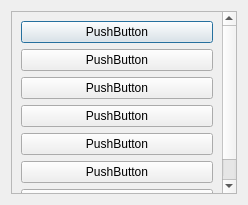
<?xml version="1.0" encoding="UTF-8"?>
<ui version="4.0">
 <class>Dialog</class>
 <widget class="QDialog" name="Dialog">
  <property name="geometry">
   <rect>
    <x>0</x>
    <y>0</y>
    <width>248</width>
    <height>205</height>
   </rect>
  </property>
  <property name="windowTitle">
   <string>Dialog</string>
  </property>
  <layout class="QGridLayout" name="gridLayout">
   <item row="0" column="0">
    <widget class="QScrollArea" name="scrollArea">
     <property name="widgetResizable">
      <bool>true</bool>
     </property>
     <widget class="QWidget" name="scrollAreaWidgetContents">
      <property name="geometry">
       <rect>
        <x>0</x>
        <y>0</y>
        <width>211</width>
        <height>215</height>
       </rect>
      </property>
      <layout class="QVBoxLayout" name="verticalLayout">
       <item>
        <widget class="QPushButton" name="pushButton">
         <property name="text">
          <string>PushButton</string>
         </property>
        </widget>
       </item>
       <item>
        <widget class="QPushButton" name="pushButton_3">
         <property name="text">
          <string>PushButton</string>
         </property>
        </widget>
       </item>
       <item>
        <widget class="QPushButton" name="pushButton_6">
         <property name="text">
          <string>PushButton</string>
         </property>
        </widget>
       </item>
       <item>
        <widget class="QPushButton" name="pushButton_7">
         <property name="text">
          <string>PushButton</string>
         </property>
        </widget>
       </item>
       <item>
        <widget class="QPushButton" name="pushButton_5">
         <property name="text">
          <string>PushButton</string>
         </property>
        </widget>
       </item>
       <item>
        <widget class="QPushButton" name="pushButton_4">
         <property name="text">
          <string>PushButton</string>
         </property>
        </widget>
       </item>
       <item>
        <widget class="QPushButton" name="pushButton_2">
         <property name="text">
          <string>PushButton</string>
         </property>
        </widget>
       </item>
      </layout>
     </widget>
    </widget>
   </item>
  </layout>
 </widget>
 <resources/>
 <connections/>
</ui>
